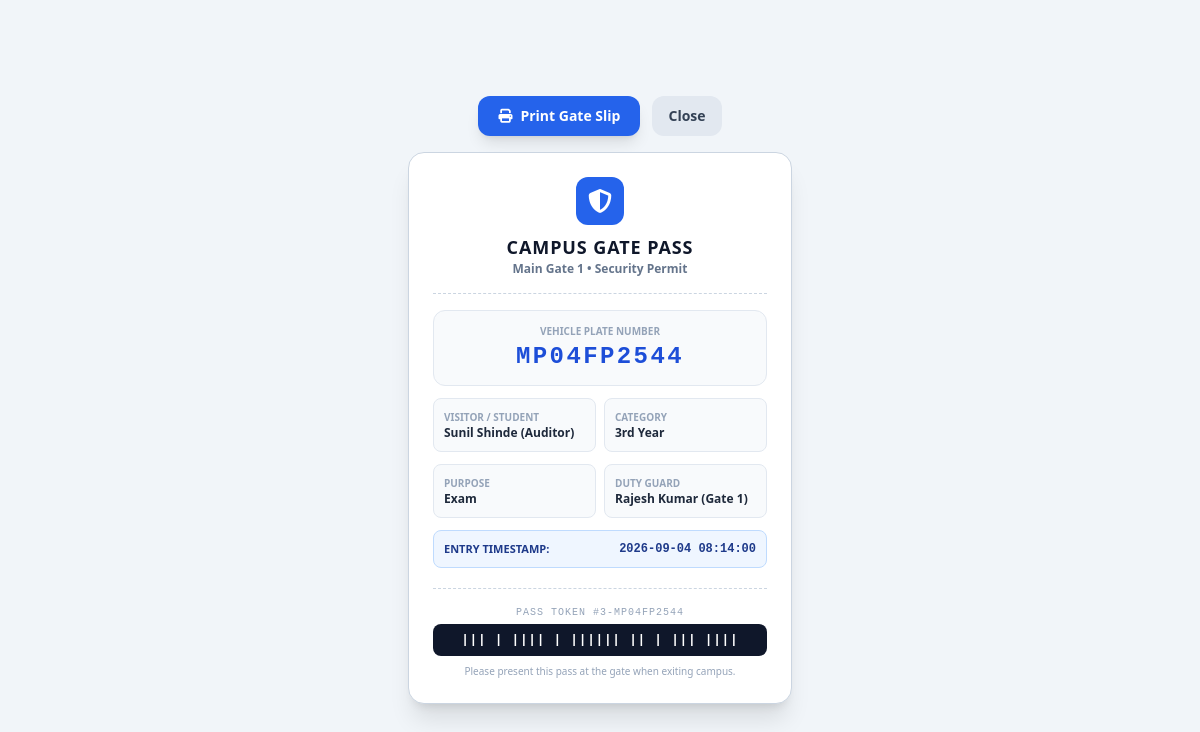
/guard/print_slip/3 (signed in), run on an earlier commit of the app's database.
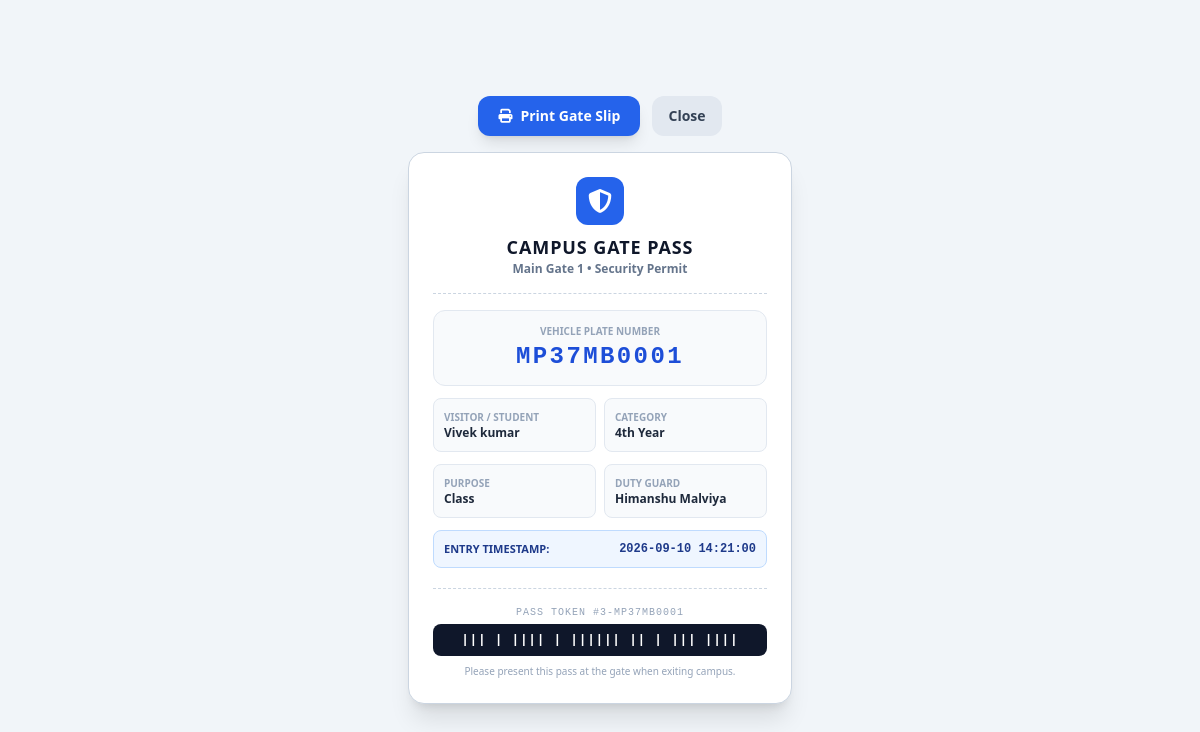
And on a later commit of the database.
### tables this page shows
CREATE TABLE vehicle_logs (
            id INTEGER PRIMARY KEY AUTOINCREMENT,
            student_name TEXT NOT NULL,
            vehicle_number TEXT NOT NULL,
            year_branch TEXT NOT NULL,
            purpose TEXT NOT NULL,
            gate_name TEXT DEFAULT 'Main Gate 1',
            entry_time TIMESTAMP NOT NULL,
            exit_time TIMESTAMP,
            status TEXT NOT NULL CHECK(status IN ('INSIDE', 'EXITED')),
            guard_id INTEGER NOT NULL,
            guard_name TEXT NOT NULL,
            notes TEXT,
            created_at TIMESTAMP DEFAULT CURRENT_TIMESTAMP,
            FOREIGN KEY (guard_id) REFERENCES users(id)
        );

### app.py (the view)
@app.route('/guard/print_slip/<int:log_id>')
@login_required
def print_slip(log_id):
    log = db.get_single_log(log_id)
    if not log:
        flash("Log entry not found.", "danger")
        return redirect(url_for('index'))
    return render_template('gate_slip.html', log=log)

### app.py (called while the page is built)
def login_required(f):
    @wraps(f)
    def decorated_function(*args, **kwargs):
        if 'user_id' not in session:
            flash("Please sign in to access the system.", "warning")
            return redirect(url_for('login'))
        return f(*args, **kwargs)
    return decorated_function

### database.py (called while the page is built)
def get_db_connection():
    db_dir = os.path.dirname(DB_FILE)
    if db_dir and not os.path.exists(db_dir):
        os.makedirs(db_dir, exist_ok=True)
    conn = sqlite3.connect(DB_FILE)
    conn.row_factory = sqlite3.Row
    return conn

def get_single_log(log_id):
    conn = get_db_connection()
    cursor = conn.cursor()
    cursor.execute("SELECT * FROM vehicle_logs WHERE id = ?", (log_id,))
    row = cursor.fetchone()
    conn.close()
    return dict(row) if row else None

### templates/gate_slip.html (shortened to what this page needs)
<!DOCTYPE html>
<html lang="en">
<head>
    <script src="https://cdn.tailwindcss.com"></script>
    <link rel="stylesheet" href="https://cdnjs.cloudflare.com/ajax/libs/font-awesome/6.4.0/css/all.min.css">
</head>
<body class="bg-slate-100 flex flex-col items-center justify-center min-h-screen p-4">
    <div class="no-print mb-4 flex items-center space-x-3">
        <button onclick="window.print()" class="px-5 py-2.5 bg-blue-600 hover:bg-blue-700 text-white font-bold text-sm rounded-xl shadow-lg flex items-center space-x-2">
            <i class="fa-solid fa-print"></i>
            <span>Print Gate Slip</span>
        </button>
        <button onclick="window.close()" class="px-4 py-2.5 bg-slate-200 hover:bg-slate-300 text-slate-700 font-semibold text-sm rounded-xl">
            Close
        </button>
    </div>
    <div class="slip-card w-full max-w-sm bg-white rounded-2xl border border-slate-300 shadow-xl p-6 text-slate-800">
        <div class="text-center border-b border-dashed border-slate-300 pb-4 mb-4">
            <div class="w-12 h-12 rounded-xl bg-blue-600 text-white font-bold text-2xl flex items-center justify-center mx-auto mb-2">
                <i class="fa-solid fa-shield-halved"></i>
            </div>
            <h2 class="font-black text-lg uppercase tracking-wider text-slate-900">CAMPUS GATE PASS</h2>
            <p class="text-xs text-slate-500 font-semibold">{{ log.gate_name or 'Main Gate 1' }} &bull; Security Permit</p>
        </div>
        <div class="space-y-3 text-xs">
            <div class="bg-slate-50 p-3 rounded-xl border border-slate-200 text-center">
                <div class="text-[10px] uppercase font-bold text-slate-400">VEHICLE PLATE NUMBER</div>
                <div class="font-mono text-2xl font-black text-blue-700 tracking-widest mt-0.5">{{ log.vehicle_number }}</div>
            </div>
            <div class="grid grid-cols-2 gap-2 text-slate-600">
                <div class="bg-slate-50 p-2.5 rounded-lg border border-slate-200">
                    <span class="text-[10px] font-bold text-slate-400 block">VISITOR / STUDENT</span>
                    <span class="font-bold text-slate-800 truncate block">{{ log.student_name }}</span>
                </div>
                <div class="bg-slate-50 p-2.5 rounded-lg border border-slate-200">
                    <span class="text-[10px] font-bold text-slate-400 block">CATEGORY</span>
                    <span class="font-bold text-slate-800 truncate block">{{ log.year_branch }}</span>
                </div>
            </div>
            <div class="grid grid-cols-2 gap-2 text-slate-600">
                <div class="bg-slate-50 p-2.5 rounded-lg border border-slate-200">
                    <span class="text-[10px] font-bold text-slate-400 block">PURPOSE</span>
                    <span class="font-bold text-slate-800 truncate block">{{ log.purpose }}</span>
                </div>
                <div class="bg-slate-50 p-2.5 rounded-lg border border-slate-200">
                    <span class="text-[10px] font-bold text-slate-400 block">DUTY GUARD</span>
                    <span class="font-bold text-slate-800 truncate block">{{ log.guard_name }}</span>
                </div>
            </div>
            <div class="bg-blue-50 p-2.5 rounded-lg border border-blue-200 text-blue-900 flex justify-between items-center">
                <span class="text-[11px] font-bold">ENTRY TIMESTAMP:</span>
                <span class="font-mono font-bold text-xs">{{ log.entry_time }}</span>
            </div>
        </div>
        <div class="mt-5 border-t border-dashed border-slate-300 pt-4 text-center">
            <div class="font-mono text-[10px] text-slate-400 tracking-widest uppercase mb-1">Pass Token #{{ log.id }}-{{ log.vehicle_number }}</div>
            <div class="bg-slate-900 text-white font-mono font-bold text-xs py-2 rounded-lg tracking-widest">
                ||| | |||| | |||||| || | ||| ||||
            </div>
            <p class="text-[10px] text-slate-400 mt-2">Please present this pass at the gate when exiting campus.</p>
        </div>
    </div>
</body>
</html>

What changed in the data, as far as the page shows it:
changed vehicle_logs "Main Gate 1": vehicle_number "MP04FP2544" → "MP37MB0001"; student_name "Sunil Shinde (Auditor)" → "Vivek kumar"; year_branch "3rd Year" → "4th Year"; purpose "Exam" → "Class"; guard_name "Rajesh Kumar (Gate 1)" → "Himanshu Malviya"; entry_time "2026-09-04 08:14:00" → "2026-09-10 14:21:00"
